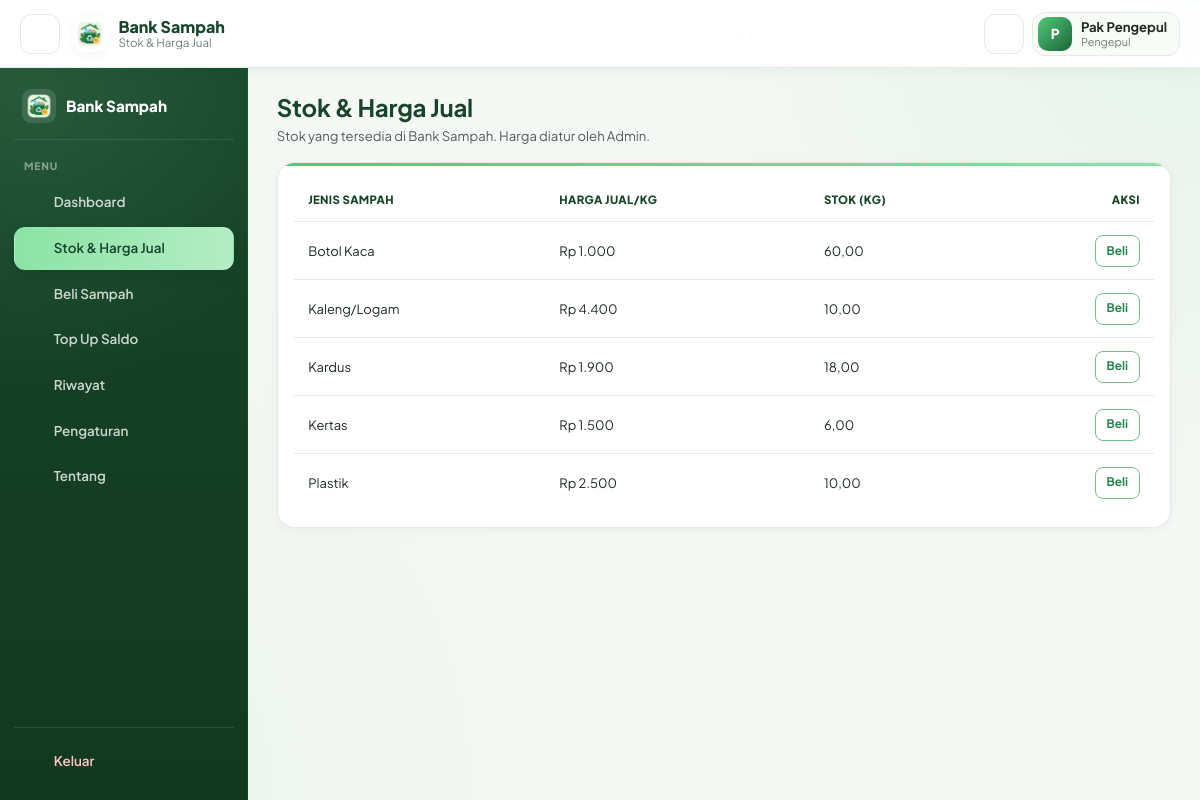
Screenshot of /pengepul/sampah.php (signed in) with the database file from the repository.
### tables this page shows
CREATE TABLE `sampah` (
  `id_sampah` int(11) NOT NULL,
  `jenis_sampah` varchar(100) NOT NULL,
  `harga_per_kg` decimal(12,2) NOT NULL DEFAULT 0.00,
  `harga_jual` decimal(12,2) NOT NULL DEFAULT 0.00,
  `stok_kg` decimal(10,2) NOT NULL DEFAULT 0.00
);

### pengepul/sampah.php (the view, shortened to what this page needs)
<?php
require_once __DIR__ . '/../includes/functions.php';
$data = $pdo->query("SELECT * FROM sampah ORDER BY jenis_sampah")->fetchAll();
include __DIR__ . '/../includes/header.php';
include __DIR__ . '/../includes/sidebar_pengepul.php';
?>
<main class="app-main">
    <div class="page-intro mb-3">
        <h4 class="mb-1">Stok &amp; Harga Jual</h4>
        <p class="text-muted mb-0">Stok yang tersedia di Bank Sampah. Harga diatur oleh Admin.</p>
    </div>
    <div class="card card-stat p-3">
        <div class="table-responsive">
            <table class="table align-middle mb-0">
                <thead><tr><th>Jenis Sampah</th><th>Harga Jual/kg</th><th>Stok (kg)</th><th class="text-end">Aksi</th></tr></thead>
                <tbody>
                <?php if (empty($data)): ?>
                    <tr><td colspan="4" class="text-center text-muted">Belum ada data</td></tr>
                <?php else: foreach ($data as $s): $ada = (float)$s['stok_kg'] > 0; ?>
                    <tr>
                        <td><?= clean($s['jenis_sampah']) ?></td>
                        <td><?= rupiah($s['harga_jual']) ?></td>
                        <td><?= $ada ? number_format((float)$s['stok_kg'], 2, ',', '.') : '<span class="badge bg-secondary">Kosong</span>' ?></td>
                        <td class="text-end"><?php if ($ada): ?><a href="beli.php?jenis=<?= (int)$s['id_sampah'] ?>" class="btn btn-sm btn-outline-success">Beli</a><?php endif; ?></td>
                    </tr>
                <?php endforeach; endif; ?>
                </tbody>
            </table>
        </div>
    </div>
</main>
<?php include __DIR__ . '/../includes/footer.php'; ?>

### assets/css/style.css (style rules this page uses)
:root { --green-900: #17452a; --green-800: #1d6339; --green-700: #25834b; --green-600: #31a85e; --green-500: #4fc978; --green-400: #8be3a5; --green-100: #eaf8ee; --green-50: #f4fbf6; --bg: #f5f8f5; --surface: #ffffff; --surface-2: #f8fbf8; --border: #e2ebe4; --text: #1d2b23; --muted: #718077; --danger: #dc5a5a; --warning: #e3a63b; --info: #4c91d9; --sidebar: #17452a; --sidebar-2: #123920; --sidebar-text: rgba(255,255,255,.78); --sidebar-active: #8be3a5; --radius-sm: 9px; --radius-md: 13px; --radius-lg: 18px; --radius-xl: 22px; --shadow-sm: 0 2px 10px rgba(25, 65, 42, .05); --shadow-md: 0 7px 24px rgba(25, 65, 42, .08); --shadow-lg: 0 15px 38px rgba(25, 65, 42, .13); --topbar-h: 68px; --sidebar-w: 248px; }
* { box-sizing: border-box; }
html, body { min-height: 100%; }
body { margin: 0; font-family: 'Plus Jakarta Sans', 'Segoe UI', system-ui, sans-serif; color: var(--text); background: radial-gradient(circle at 100% 0%, rgba(79,201,120,.09), transparent 36%), radial-gradient(circle at 0% 100%, rgba(49,168,94,.055), transparent 40%), var(--bg); font-size: 14px; line-height: 1.55; }
a { color: var(--green-700); }
h1,h2,h3,h4,h5,h6 { color: var(--text); font-weight: 700; letter-spacing: -.25px; }
.app-main { flex: 1 1 auto; min-width: 0; min-height: calc(100vh - var(--topbar-h)); padding: 1.55rem 1.8rem 2rem; overflow-y: auto; }
.page-intro { margin-bottom: 1.25rem; }
.page-intro h1, .page-intro h2, .page-intro h3, .page-intro h4 { margin-bottom: .2rem; color: var(--green-900); }
.page-intro p { margin-bottom: 0; color: var(--muted); font-size: .82rem; }
.card, .card-stat, .dashboard-quick-card { border: 1px solid var(--border); border-radius: var(--radius-lg); background: var(--surface); box-shadow: var(--shadow-sm); }
.card { overflow: hidden; }
.card-stat { min-height: 135px; padding: 1rem; position: relative; overflow: hidden; transition: .18s ease; }
.card-stat::before { content: ''; position: absolute; left: 0; top: 0; width: 100%; height: 3px; background: linear-gradient(90deg, var(--green-500), var(--green-400)); }
.table-responsive { border-radius: var(--radius-md); }
.table { margin-bottom: 0; border-collapse: separate; border-spacing: 0; }
.table thead { background: var(--green-50); }
.table thead th { padding: .78rem .9rem; border-bottom: 1px solid var(--border); color: var(--green-900); font-size: .71rem; font-weight: 800; letter-spacing: .35px; text-transform: uppercase; white-space: nowrap; }
.table tbody td { padding: .78rem .9rem; border-color: var(--border); color: var(--text); vertical-align: middle; font-size: .81rem; }
.table tbody tr:last-child td { border-bottom: 0; }
.btn { min-height: 38px; border-radius: 10px; padding: .48rem .9rem; font-size: .8rem; font-weight: 700; transition: .16s ease; }
.btn-outline-success { color: var(--green-700); border-color: #76bd8d; }
.btn-sm { min-height: 32px; padding: .35rem .68rem; border-radius: 8px; font-size: .74rem; }
:root { --gold-500: #e8b923; --gold-100: #fbf1cc; }

### rows the page displays
sampah: jenis_sampah "Botol Kaca", harga_jual "Rp 1.000", stok_kg "60,00"
sampah: jenis_sampah "Kaleng/Logam", harga_jual "Rp 4.400", stok_kg "10,00"
sampah: jenis_sampah "Kardus", harga_jual "Rp 1.900", stok_kg "18,00"
sampah: jenis_sampah "Kertas", harga_jual "Rp 1.500", stok_kg "6,00"
sampah: jenis_sampah "Plastik", harga_jual "Rp 2.500", stok_kg "10,00"

### other values shown
$page_title "Stok & Harga Jual"
$inisial "P"
$nama_user "Pak Pengepul"
$role_user "Pengepul"
